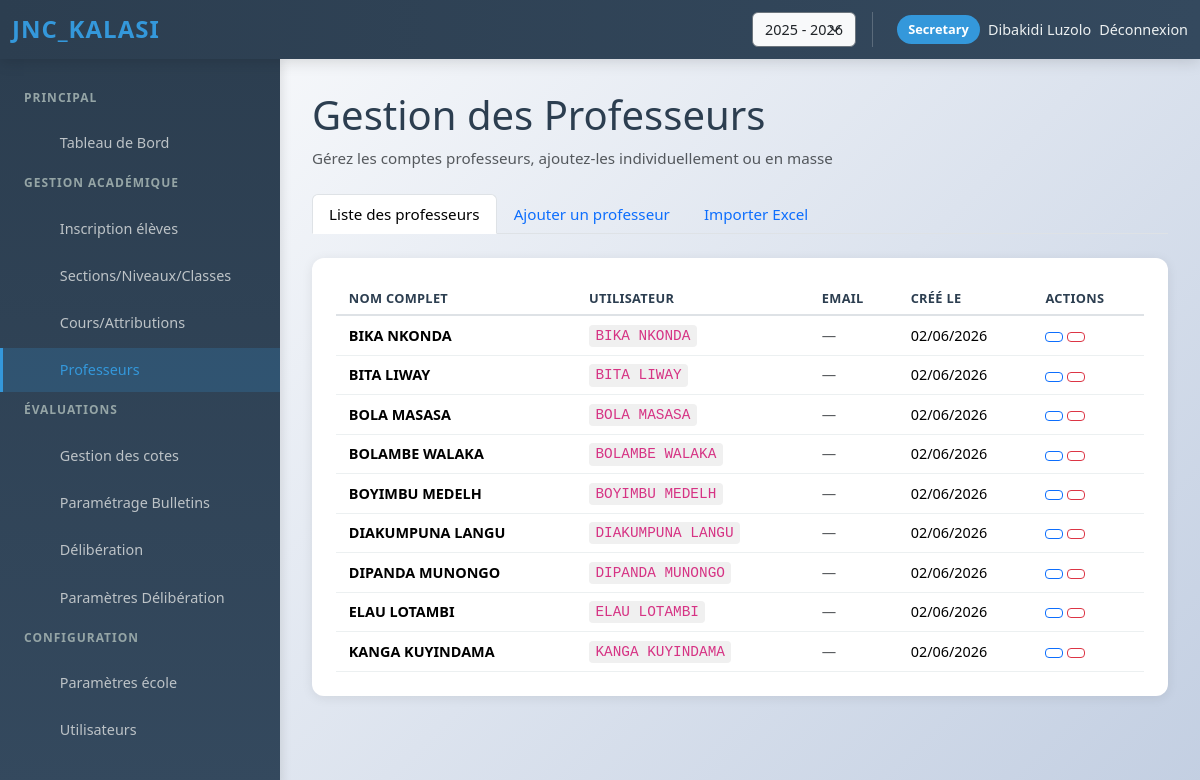
/admin/professors (signed in), run on the app's committed database.
### models/__init__.py (models this page shows, shortened)
class User(UserMixin, db.Model):
    __tablename__ = 'users'
    id = db.Column(db.Integer, primary_key=True)
    school_id = db.Column(db.Integer, db.ForeignKey('schools.id'), nullable=True)  # Nullable pour super_admin
    username = db.Column(db.String(80), unique=True, nullable=False)
    password_hash = db.Column(db.String(255), nullable=False)
    role = db.Column(db.Enum('super_admin', 'school_admin', 'secretary', 'discipline', 'professor', name='role_enum'), nullable=False)
    full_name = db.Column(db.String(120), nullable=False)
    email = db.Column(db.String(120))
    created_at = db.Column(db.DateTime, server_default=db.func.now())
    is_active = db.Column(db.Boolean, nullable=False, default=True, server_default=db.text('1'))  # For blocking/unblocking
    last_login_at = db.Column(db.DateTime, nullable=True)
    last_login_ip = db.Column(db.String(45), nullable=True)  # IPv6 compatible
    login_failed_attempts = db.Column(db.Integer, default=0, nullable=False)
    last_failed_login_at = db.Column(db.DateTime, nullable=True)
    last_failed_login_ip = db.Column(db.String(45), nullable=True)
    password_reset_token = db.Column(db.String(100), nullable=True)
    password_reset_expires = db.Column(db.DateTime, nullable=True)
    must_change_password = db.Column(db.Boolean, default=False, nullable=False)
    school = db.relationship('School', back_populates='users')
    courses = db.relationship('Course', back_populates='professor', lazy='dynamic')
    attendance_records = db.relationship('AttendanceRecord', foreign_keys='AttendanceRecord.professor_id', back_populates='professor', lazy='dynamic')
    created_subscriptions = db.relationship('SchoolSubscription', foreign_keys='SchoolSubscription.created_by_user_id', back_populates='created_by_user', lazy='dynamic')
    validated_subscription_payments = db.relationship('SchoolSubscriptionPayment', foreign_keys='SchoolSubscriptionPayment.confirmed_by_user_id', back_populates='confirmed_by_user', lazy='dynamic')
    opened_support_tickets = db.relationship('RemoteSupportTicket', foreign_keys='RemoteSupportTicket.created_by_user_id', back_populates='created_by_user', lazy='dynamic')
    handled_support_tickets = db.relationship('RemoteSupportTicket', foreign_keys='RemoteSupportTicket.handled_by_user_id', back_populates='handled_by_user', lazy='dynamic')
    received_notifications = db.relationship('Notification', foreign_keys='Notification.recipient_id', back_populates='recipient', lazy='dynamic')
    sent_notifications = db.relationship('Notification', foreign_keys='Notification.actor_id', back_populates='actor', lazy='dynamic')
    def is_super_admin(self):
        return self.role == 'super_admin'

### routes/admin/misc.py (the view, shortened to what this page needs)
@admin_bp.route('/professors', methods=['GET', 'POST'])
@login_required
def professors(school_slug=None):
    school_id = get_school_id_for_admin_context() or current_user.school_id
    if not school_id:
        flash('Aucune école associée.', 'danger')
        return redirect(url_for('admin.dashboard', school_slug=school_slug))
    professors_list = User.query.filter_by(school_id=school_id, role='professor').order_by(User.full_name).all()
    return render_template('admin/professors.html', professors=professors_list)

### templates/admin/professors.html (shortened to what this page needs)
{% extends 'base.html' %}
{% block content %}
<div class="dashboard-wrapper">
  <aside class="sidebar">
    <div class="sidebar-group">
      <h6 class="sidebar-group-title">Principal</h6>
      <ul class="sidebar-menu">
        <li><a href="{{ url_for('admin.dashboard') }}" class="sidebar-menu-link">
          <span>Tableau de Bord</span>
        </a></li>
      </ul>
    </div>
    <div class="sidebar-group">
      <h6 class="sidebar-group-title">Gestion Académique</h6>
      <ul class="sidebar-menu">
        <li><a href="{{ url_for('admin.students') }}" class="sidebar-menu-link">
          <span>Inscription élèves</span>
        </a></li>
        <li><a href="{{ url_for('admin.sections') }}" class="sidebar-menu-link">
          <span>Sections/Niveaux/Classes</span>
        </a></li>
        <li><a href="{{ url_for('admin.courses') }}" class="sidebar-menu-link">
          <span>Cours/Attributions</span>
        </a></li>
        <li><a href="{{ url_for('admin.professors') }}" class="sidebar-menu-link active">
          <span>Professeurs</span>
        </a></li>
      </ul>
    </div>
    <div class="sidebar-group">
      <h6 class="sidebar-group-title">Évaluations</h6>
      <ul class="sidebar-menu">
        <li><a href="{{ url_for('admin.grades_management') }}" class="sidebar-menu-link">
          <span>Gestion des cotes</span>
        </a></li>
        <li><a href="{{ url_for('admin.bulletins_config') }}" class="sidebar-menu-link">
          <span>Paramétrage Bulletins</span>
        </a></li>
        <li><a href="{{ url_for('admin.deliberation_execute') }}" class="sidebar-menu-link">
          <span>Délibération</span>
        </a></li>
        <li><a href="{{ url_for('admin.deliberation_config') }}" class="sidebar-menu-link">
          <span>Paramètres Délibération</span>
        </a></li>
      </ul>
    </div>
    <div class="sidebar-group">
      <h6 class="sidebar-group-title">Configuration</h6>
      <ul class="sidebar-menu">
        <li><a href="{{ url_for('admin.edit_school', school_id=session.get('school_id', 1)) }}" class="sidebar-menu-link">
          <span>Paramètres école</span>
        </a></li>
        <li><a href="{{ url_for('admin.users') }}" class="sidebar-menu-link">
          <span>Utilisateurs</span>
        </a></li>
      </ul>
    </div>
  </aside>
  <main class="main-content">
    <div class="page-header mb-4">
      <h1> Gestion des Professeurs</h1>
      <p class="text-muted">Gérez les comptes professeurs, ajoutez-les individuellement ou en masse</p>
    </div>
    <ul class="nav nav-tabs nav-modern mb-4" role="tablist">
      <li role="presentation">
        <button class="nav-link active" id="list-tab" data-bs-toggle="tab" data-bs-target="#list-pane" type="button" role="tab" aria-controls="list-pane" aria-selected="true">
           Liste des professeurs
        </button>
      </li>
      <li role="presentation">
        <button class="nav-link" id="add-tab" data-bs-toggle="tab" data-bs-target="#add-pane" type="button" role="tab" aria-controls="add-pane" aria-selected="false">
           Ajouter un professeur
        </button>
      </li>
      <li role="presentation">
        <button class="nav-link" id="import-tab" data-bs-toggle="tab" data-bs-target="#import-pane" type="button" role="tab" aria-controls="import-pane" aria-selected="false">
           Importer Excel
        </button>
      </li>
    </ul>
    <div class="tab-content">
      <div class="tab-pane fade show active" id="list-pane" role="tabpanel" aria-labelledby="list-tab">
        {% if professors %}
        <div class="professors-container">
          <div class="table-responsive">
            <table class="table table-hover">
              <thead>
                <tr>
                  <th>
                     Nom complet
                  </th>
                  <th>
                     Utilisateur
                  </th>
                  <th>
                     Email
                  </th>
                  <th>
                     Créé le
                  </th>
                  <th>Actions</th>
                </tr>
              </thead>
              <tbody>
                {% for professor in professors %}
                <tr>
                  <td><strong>{{ professor.full_name }}</strong></td>
                  <td><code>{{ professor.username }}</code></td>
                  <td>
                    {% if professor.email %}
                      <a href="mailto:{{ professor.email }}">{{ professor.email }}</a>
                    {% else %}
                      <span class="text-muted">—</span>
                    {% endif %}
                  </td>
                  <td>
                    {% if professor.created_at %}
                      {{ professor.created_at.strftime('%d/%m/%Y') }}
                    {% else %}
                      <span class="text-muted">—</span>
                    {% endif %}
                  </td>
                  <td>
                    <a href="{{ url_for('admin.edit_professor', professor_id=professor.id) }}" class="btn btn-sm btn-outline-primary" title="Modifier">
                    </a>
                    <button type="button" class="btn btn-sm btn-outline-danger" data-bs-toggle="modal" data-bs-target="#deleteProfessorModal{{ professor.id }}" title="Supprimer">
                    </button>
                  </td>
                </tr>
                {% endfor %}
              </tbody>
            </table>
          </div>
        </div>
        {% endif %}
      </div>
    </div>
  </main>
</div>
{% endblock %}

### templates/base.html (shortened to what this page needs)
<!doctype html>
<html lang="fr">
<head>
  <link href="https://cdn.jsdelivr.net/npm/bootstrap@5.3.2/dist/css/bootstrap.min.css" rel="stylesheet">
  <link href="{{ url_for('static', filename='css/styles.css') }}" rel="stylesheet">
</head>
<body>
<nav class="navbar navbar-expand-lg navbar-custom">
  <div class="container-fluid">
    {% set school_name = g.school.name if g.school else None %}
    <a class="navbar-brand navbar-brand-school" href="{{ url_for('index') if not current_user.is_authenticated else url_for('auth.redirect_by_role') }}" title="JNC_Kalasi">
      <span class="brand-main">JNC<span>_Kalasi</span></span>
    </a>
    <div class="collapse navbar-collapse" id="navbarNav">
      <ul class="navbar-nav ms-auto">
        {% if current_user.is_authenticated %}
        <li class="nav-item d-flex align-items-center me-3">
          <form method="POST" action="{{ url_for('set_academic_year') }}" class="d-flex align-items-center mb-0">
            <select name="academic_year" class="form-select form-select-sm bg-light text-dark border-secondary" onchange="this.form.submit()" style="width: auto;">
              {% for year in all_academic_years %}
              <option value="{{ year }}" {% if year == current_academic_year %}selected{% endif %}>{{ year }}</option>
              {% endfor %}
            </select>
          </form>
        </li>
        <li class="nav-item d-flex align-items-center nav-user-info">
          <span class="nav-user-badge">{{ current_user.role.replace('_', ' ').title() }}</span>
          <span class="nav-link">{{ current_user.full_name }}</span>
          <a class="nav-link" href="{{ url_for('auth.logout') }}">Déconnexion</a>
        </li>
        {% else %}
        <li class="nav-item">
          <a class="nav-link" href="{{ url_for('auth.login') }}">Connexion</a>
        </li>
        {% endif %}
      </ul>
    </div>
  </div>
</nav>
<div class="dashboard-container">
  {% block content %}{% endblock %}
</div>
</body>
</html>

### data on the page
User: role.replace "Secretary", full_name "Dibakidi Luzolo"
User: full_name "BIKA NKONDA", username "BIKA NKONDA", created_at "02/06/2026"
User: full_name "BITA LIWAY", username "BITA LIWAY", created_at "02/06/2026"
User: full_name "BOLA MASASA", username "BOLA MASASA", created_at "02/06/2026"
User: full_name "BOLAMBE WALAKA", username "BOLAMBE WALAKA", created_at "02/06/2026"
User: full_name "BOYIMBU MEDELH", username "BOYIMBU MEDELH", created_at "02/06/2026"
User: full_name "DIAKUMPUNA LANGU", username "DIAKUMPUNA LANGU", created_at "02/06/2026"
User: full_name "DIPANDA MUNONGO", username "DIPANDA MUNONGO", created_at "02/06/2026"
User: full_name "ELAU LOTAMBI", username "ELAU LOTAMBI", created_at "02/06/2026"
User: full_name "KANGA KUYINDAMA", username "KANGA KUYINDAMA", created_at "02/06/2026"

### other printed values
form field academic_year "2025 - 2026"
